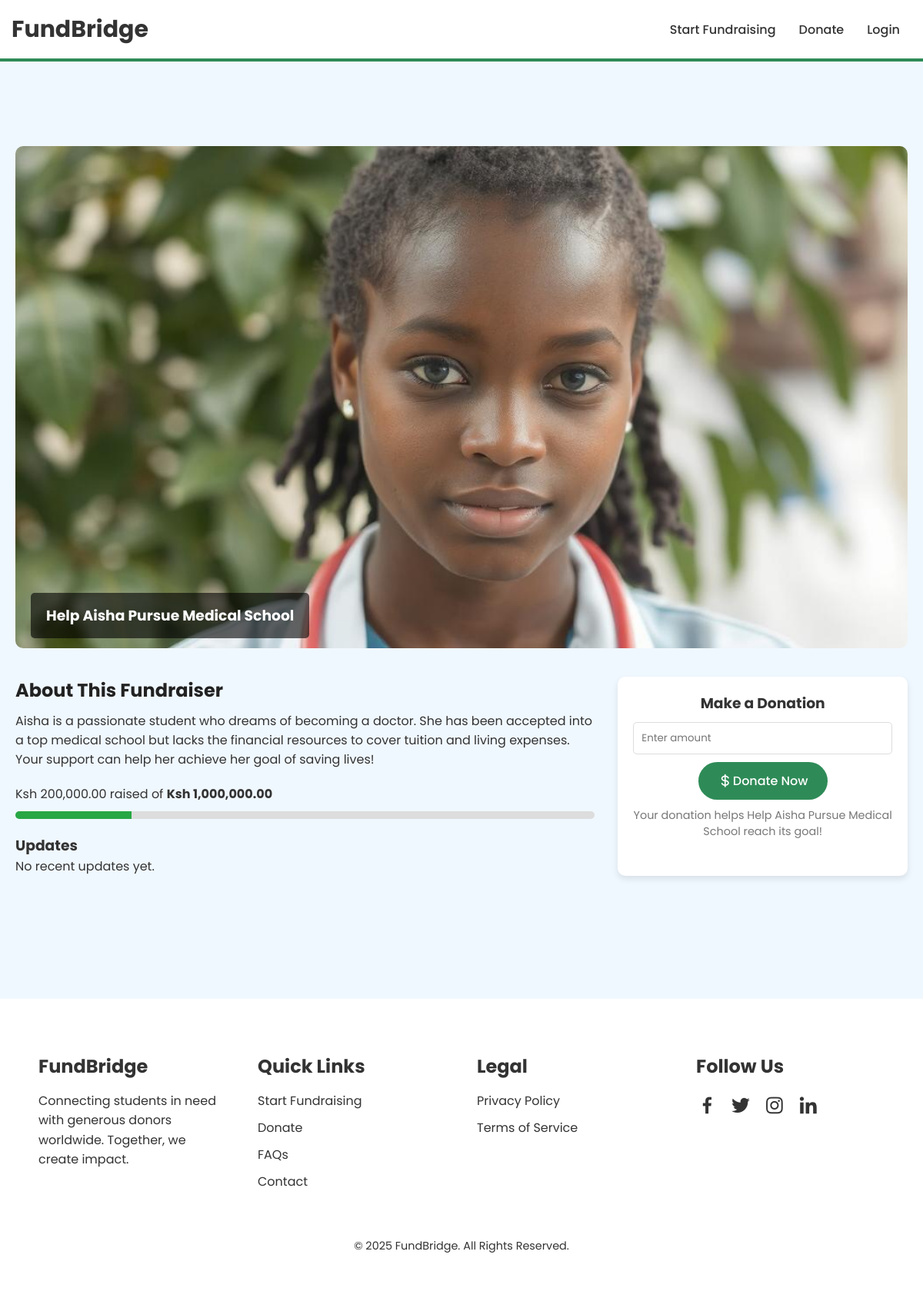
Page /fundraiser/1/ on the committed database.
### fundrequests/models.py (models this page shows, shortened)
class Fundraiser(models.Model):
    CATEGORY_CHOICES = [
        ("academic", "Academic"),
        ("talent", "Talent"),
    ]
    title = models.CharField(max_length=255, help_text="Title of the fundraiser")
    description = models.TextField(help_text="Brief description of the fundraiser")
    category = models.CharField(max_length=10, choices=CATEGORY_CHOICES, default="academic")
    image = models.ImageField(upload_to="fundraiser_images/", default="default.jpg")
    target_amount = models.DecimalField(max_digits=10, decimal_places=2, help_text="Target amount to be raised")
    raised_amount = models.DecimalField(max_digits=10, decimal_places=2, default=0.00, help_text="Amount already raised")
    created_by = models.ForeignKey(User, on_delete=models.CASCADE, help_text="User who created the fundraiser")
    created_at = models.DateTimeField(auto_now_add=True)
    approved = models.BooleanField(default=False, help_text="Admin approval status")
    def progress_percentage(self):
        if self.target_amount > 0:
            return (self.raised_amount / self.target_amount) * 100
        return 0

### fundrequests/views.py (the view)
# urls.py: path("fundraiser/<int:fundraiser_id>/", fundraiser_detail, name="fundraiser_detail"),
def fundraiser_detail(request, fundraiser_id):
    fundraiser = get_object_or_404(Fundraiser, id=fundraiser_id)
    return render(request, "fundraiser_details.html", {"fundraiser": fundraiser})

### templates/fundraiser_details.html (shortened to what this page needs)
{% extends "base.html" %} {% load static %} {%load humanize%}  {%block extra_css %}
<link rel="stylesheet" href="{% static 'css/fundraiser-details.css' %}" />
{% endblock %} {%block content%}
<section class="fundraiser-details">
  <div class="container">
    <div class="fundraiser-hero">
      <img src="{{ fundraiser.image.url }}" alt="{{ fundraiser.title }}" />
      <div class="hero-overlay">
        <h3>{{ fundraiser.title }}</h3>
      </div>
    </div>
    <div class="fundraiser-content">
      <div class="fundraiser-info">
        <h2>About This Fundraiser</h2>
        <p>{{ fundraiser.description }}</p>
        <div class="progress-container">
          <span
            >Ksh {{ fundraiser.raised_amount|intcomma }} raised of
            <strong>Ksh {{fundraiser.target_amount|intcomma}}</strong>
          </span>
          <div class="progress-bar">
            <div
              class="progress"
              style="width: {{ fundraiser.progress_percentage }}%"
            ></div>
          </div>
        </div>
        <h3>Updates</h3>
        <p>No recent updates yet.</p>
      </div>
      <div class="donate-box">
        <h3>Make a Donation</h3>
        <form action="" method="POST">
          <input
            type="number"
            name="amount"
            placeholder="Enter amount"
            required
          />
          <button type="submit" class="btn-primary">
            <i class="bx bx-dollar"></i> Donate Now
          </button>
        </form>
        <p class="small-text">
          Your donation helps {{ fundraiser.title }} reach its goal!
        </p>
      </div>
    </div>
  </div>
</section>
{% endblock %}

### static/css/base.css (style rules this page uses)
:root { --primary-color: #2e8b57; --secondary-color: #fab150; --background-color: #f0f8ff; --text-color: #333; --white-color: #ffffff; }
* { padding: 0; margin: 0; outline: 0; border: 0; font-family: "Poppins", sans-serif; box-sizing: border-box; }
body { background-color: var(--background-color); color: var(--text-color); scroll-behavior: smooth; }
.btn-primary { display: inline-block; padding: 12px 25px; background-color: var(--primary-color); color: var(--white-color); width: fit-content; display: flex; align-items: center; justify-content: center; font-size: 1rem; font-weight: 500; text-decoration: none; border-radius: 30px; transition: 0.3s ease; margin: 0 auto; cursor: pointer; }
.btn-primary i { font-size: 20px; }

### static/css/fundraiser-details.css (style rules this page uses)
.fundraiser-details { padding: 90px 0; }
.container { max-width: 1200px; margin: auto; padding: 20px; }
.fundraiser-hero { position: relative; width: 100%; aspect-ratio: 16/9; }
.fundraiser-hero img { width: 100%; height: 100%; object-fit: cover; border-radius: 10px; }
.hero-overlay { position: absolute; bottom: 20px; left: 20px; background: rgba(0, 0, 0, 0.6); color: #fff; padding: 15px 20px; border-radius: 5px; }
.fundraiser-content { display: grid; grid-template-columns: 2fr 1fr; gap: 30px; margin-top: 30px; }
.fundraiser-info h2 { color: #222; margin-bottom: 10px; }
.progress-container { margin: 20px 0; }
.progress-bar { background: #ddd; height: 10px; border-radius: 5px; overflow: hidden; margin-top: 10px; }
.progress { height: 100%; background: #28a745; width: 0%; transition: width 0.5s ease-in-out; }
.donate-box { background: var(--white-color); padding: 20px; border-radius: 10px; box-shadow: 0 4px 8px rgba(0, 0, 0, 0.1); text-align: center; }
.donate-box input { width: 100%; padding: 10px; margin: 10px 0; border: 1px solid #ddd; border-radius: 5px; }
.small-text { font-size: 0.9rem; color: #777; margin-top: 10px; }

### rows in the picture
Fundraiser: image (picture), title "Help Aisha Pursue Medical School", description "Aisha is a passionate student who dreams of becoming a doctor. She has been accepted into a top medical school but lacks the financial resources to cover tuition and living expenses. Your support can help her achieve her goal of saving lives!", raised_amount "200,000.00", target_amount "1,000,000.00"
